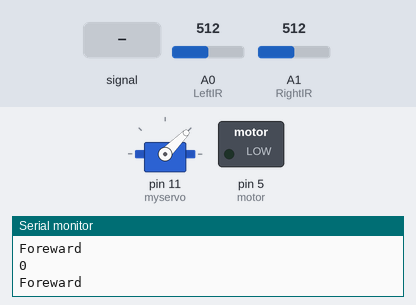
Recording of a sketch running on a simulated Arduino Uno, built with avr-gcc and run on an emulated ATmega328P. On the bench: servo, switched loads named in the sketch (green lamp = pin HIGH), the last lines printed to the serial monitor. Dashed ring = blinking. The test bench sets the inputs (shaded band); at power-on: A0 (LeftIR) = 512, A1 (RightIR) = 512.

Above: at 1.2 s.
1.3 s: A0 (LeftIR) fed a 2 Hz sine of ±306 counts around its level
At 1.8 s:
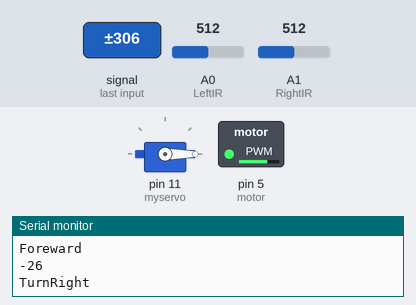
4.3 s: A0 (LeftIR) set to 716
At 4.99 s:
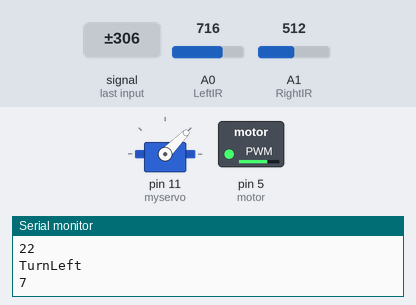
7.3 s: A0 (LeftIR) set to 900
10.3 s: A0 (LeftIR) set to 921
At 11.5 s:
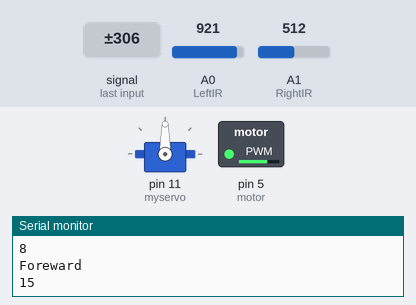
Timing chart, 0 to 14.3 s (numbered marks = the images above; inputs shaded):
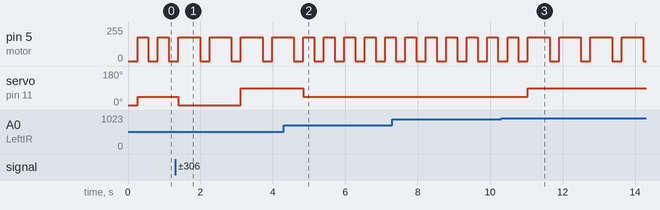

Measured:
- the behaviour switches between 914 and 915 on A0 (LeftIR) (found by bisection; images 2 and 3)
- after the input at 1.3 s, pin 5 (motor): alternates 180/255 for 0.60 s and 0/255 for 0.26 s, starting after 0.69 s; servo on pin 11 (myservo): 45° → 0° after 0.09 s, → 90° 1.7 s later
- after the input at 4.3 s, servo on pin 11 (myservo): 90° → 45° after 0.54 s instead of 2.3 s
- after the input at 10.3 s, servo on pin 11 (myservo): 45° → 90° after 0.74 s
- by itself, pin 5 (motor): alternates 180/255 for 0.30 s and 0/255 for 0.26 s

The sketch:

irsensing.ino
```cpp
/******************************************************************************
  QRD1114_Proximity_Example.ino
  Example sketch for SparkFun's QRD1114 Reflectance Proximity Sensor
  (https://www.sparkfun.com/products/246)
  Jim Lindblom @ SparkFun Electronics
  May 2, 2016

  Connect a QRD1114, 330 resistor and 10k resistor as follows:

  QRD1114 Pin ---- Arduino ---- Resistors
    1              A0      10k Pull-up to 5V
    2              GND
    3                      330 Resistor to 5V
    4              GND

  As an object comes closer to the QRD1114, the voltage on A0 should go down.

  Development environment specifics:
  Arduino 1.6.7
******************************************************************************/
//Setup IR sensors
const int LeftIR = A0; // Sensor output voltage
const int RightIR = A1; // Sensor output voltage

//Setup motors and servo
#include <Servo.h>
Servo myservo;

const int motor = 5; //PWM for motor
int in1 = 12;
int slow = 180;
int fast = 180;
int RightTurn = -60; //servo angle for right turn
int LeftTurn = 90; //servo angle for left turn
int Straight = 45; //servo angle for straight

void setup()
{
  Serial.begin(9600);
  pinMode(LeftIR, INPUT);
  pinMode(RightIR, INPUT);

  // sets up servo
  myservo.write(RightTurn); //Sets the servo to
  myservo.attach(11);  // attaches the servo on pin 6 to the servo object
}

void loop()
{
  int average = 0;
  for (int counter = 0; counter < 1000; counter++) {
    int Left = analogRead(LeftIR);
    int Right = analogRead(RightIR);
    average = average + (Left-Right);
    delayMicroseconds(50);
//    Serial.println(counter);
  }
  average = average/1000;
  Serial.println(average);

  if ((average) < -7) //if left IR sensor is over tape
  {
    Serial.println("TurnRight");
    TurnRight();
  }
  else if (average > 8) //if right IR sensor is over tape
  {
    TurnLeft();
    Serial.println("TurnLeft");
  }
  else
  {
    Forward();
    Serial.println("Foreward");
  }

}

void TurnRight() {
  analogWrite(motor, slow);

  myservo.write(RightTurn);              // tell servo to go to position 'RightTurn'
  delay(600);
    analogWrite(motor, 0);

}

void TurnLeft() {
  analogWrite(motor, slow);
  myservo.write(LeftTurn);              // tell servo to go to position 'RightTurn'
     delay(600);
    analogWrite(motor, 0);
}

void Forward() {
  analogWrite(motor, fast);
  myservo.write(Straight);              // tell servo to go to position 'RightTurn'
   delay(300);
    analogWrite(motor, 0);
}
```
